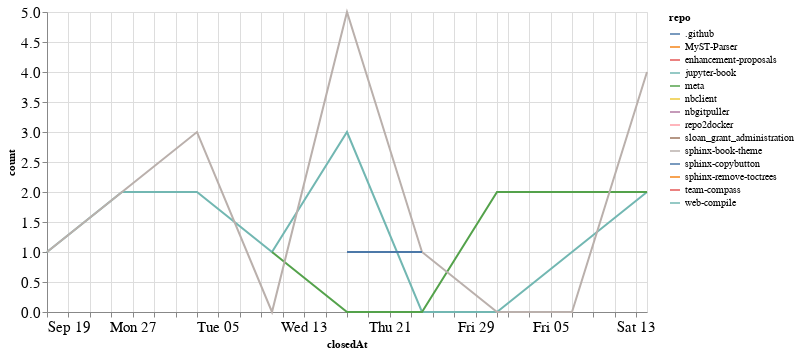

The cell this chart's notebook holds for it:
### Code cell
closed_by_time = closed_by.groupby('repo').resample('W', on='closedAt').count()['author'].reset_index()
closed_by_time = closed_by_time.rename(columns={'author': 'count'})

alt.Chart(closed_by_time, width=600).mark_line().encode(
    x='closedAt',
    y='count',
    color='repo',
    tooltip="repo"
)

### Figure 1 — Vega-Lite specification as saved in the notebook (floating-point values rounded to 4 significant figures)
{"config": {"axisLeft": {"labelFontSize": 15}, "axisBottom": {"labelFontSize": 15}}, "data": {"name": "data-5c310fd7517a464f62ed9c16bd363ebb"}, "mark": "line", "encoding": {"color": {"type": "nominal", "field": "repo"}, "tooltip": {"type": "nominal", "field": "repo"}, "x": {"type": "temporal", "field": "closedAt"}, "y": {"type": "quantitative", "field": "count"}}, "width": 600, "$schema": "https://vega.github.io/schema/vega-lite/v4.8.1.json", "datasets": {"data-5c310fd7517a464f62ed9c16bd363ebb": [{"repo": ".github", "closedAt": "2021-11-14T00:00:00", "count": 1}, {"repo": "MyST-Parser", "closedAt": "2021-09-26T00:00:00", "count": 1}, {"repo": "enhancement-proposals", "closedAt": "2021-10-10T00:00:00", "count": 1}, {"repo": "jupyter-book", "closedAt": "2021-09-19T00:00:00", "count": 1}, {"repo": "jupyter-book", "closedAt": "2021-09-26T00:00:00", "count": 2}, {"repo": "jupyter-book", "closedAt": "2021-10-03T00:00:00", "count": 2}, {"repo": "jupyter-book", "closedAt": "2021-10-10T00:00:00", "count": 1}, {"repo": "jupyter-book", "closedAt": "2021-10-17T00:00:00", "count": 3}, {"repo": "jupyter-book", "closedAt": "2021-10-24T00:00:00", "count": 0}, {"repo": "jupyter-book", "closedAt": "2021-10-31T00:00:00", "count": 0}, {"repo": "jupyter-book", "closedAt": "2021-11-07T00:00:00", "count": 1}, {"repo": "jupyter-book", "closedAt": "2021-11-14T00:00:00", "count": 2}, {"repo": "meta", "closedAt": "2021-10-10T00:00:00", "count": 1}, {"repo": "meta", "closedAt": "2021-10-17T00:00:00", "count": 0}, {"repo": "meta", "closedAt": "2021-10-24T00:00:00", "count": 0}, {"repo": "meta", "closedAt": "2021-10-31T00:00:00", "count": 2}, {"repo": "meta", "closedAt": "2021-11-07T00:00:00", "count": 2}, {"repo": "meta", "closedAt": "2021-11-14T00:00:00", "count": 2}, {"repo": "nbclient", "closedAt": "2021-09-19T00:00:00", "count": 1}, {"repo": "nbgitpuller", "closedAt": "2021-11-07T00:00:00", "count": 1}, {"repo": "repo2docker", "closedAt": "2021-09-19T00:00:00", "count": 1}, {"repo": "sloan_grant_administration", "closedAt": "2021-10-10T00:00:00", "count": 1}, {"repo": "sphinx-book-theme", "closedAt": "2021-09-19T00:00:00", "count": 1}, {"repo": "sphinx-book-theme", "closedAt": "2021-09-26T00:00:00", "count": 2}, {"repo": "sphinx-book-theme", "closedAt": "2021-10-03T00:00:00", "count": 3}, {"repo": "sphinx-book-theme", "closedAt": "2021-10-10T00:00:00", "count": 0}, {"repo": "sphinx-book-theme", "closedAt": "2021-10-17T00:00:00", "count": 5}, {"repo": "sphinx-book-theme", "closedAt": "2021-10-24T00:00:00", "count": 1}, {"repo": "sphinx-book-theme", "closedAt": "2021-10-31T00:00:00", "count": 0}, {"repo": "sphinx-book-theme", "closedAt": "2021-11-07T00:00:00", "count": 0}, {"repo": "sphinx-book-theme", "closedAt": "2021-11-14T00:00:00", "count": 4}, {"repo": "sphinx-copybutton", "closedAt": "2021-10-17T00:00:00", "count": 1}, {"repo": "sphinx-copybutton", "closedAt": "2021-10-24T00:00:00", "count": 1}, {"repo": "sphinx-remove-toctrees", "closedAt": "2021-10-24T00:00:00", "count": 1}, {"repo": "team-compass", "closedAt": "2021-10-17T00:00:00", "count": 1}, {"repo": "web-compile", "closedAt": "2021-09-26T00:00:00", "count": 1}]}}
